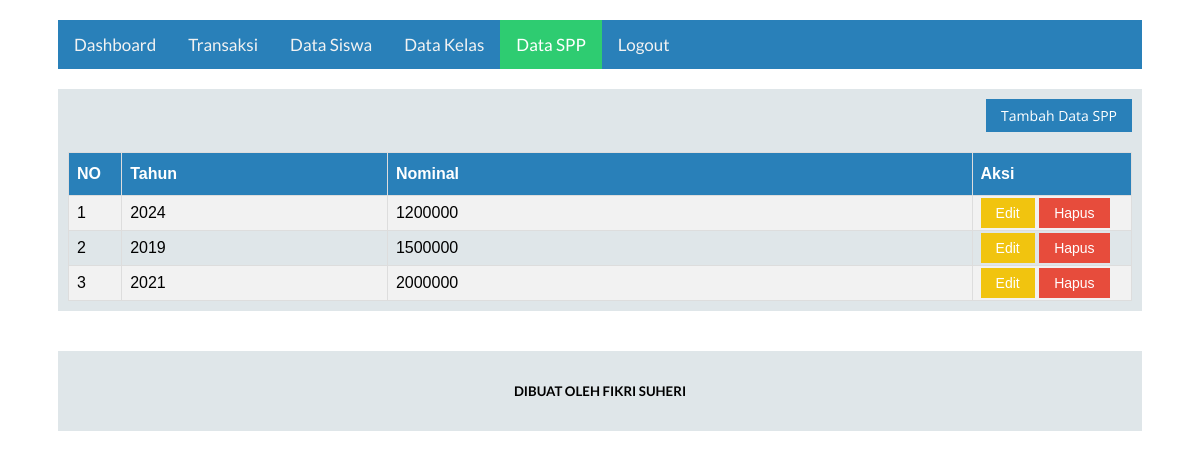
The page /admin/dataspp.php (signed in) on the database its author committed.
### tables this page shows
CREATE TABLE `spp` (
  `id_spp` int(11) NOT NULL,
  `tahun` varchar(4) NOT NULL,
  `nominal` int(11) NOT NULL
);

### admin/functions.php (called while the page is built, shortened)
<?php
function ambildata($conn,$query){
    $data = mysqli_query($conn,$query);
    while($row = mysqli_fetch_assoc($data)){
        $hasil[] = $row;
    }
    return $hasil;
}
?>

### admin/dataspp.php (the view, shortened to what this page needs)
<?php
require 'functions.php';
$query = 'SELECT * FROM spp';
$dataspp = ambildata($conn, $query);
?>
<!DOCTYPE html>
<html lang="en">
<head>
    <link rel="stylesheet" href="../assets/admin/style.css">
    <link rel="stylesheet" href="../assets/fikcss/fikcss.css">
</head>
<body>
<?php require 'header.php' ?>
    <div class="container mt-1">
        <div class="bg-grey p-1">
            <div style="overflow: hidden">
                <a href="dataspptambah.php" class="button open-sans bg-blue" style="float:right">Tambah Data SPP</a>
            </div>
            <div style="overflow: hidden" class="mt-1">
                <table class="table">
                    <tr>
                        <th width="5%">NO</th>
                        <th width="25%">Tahun</th>
                        <th>Nominal</th>
                        <th width="15%">Aksi</th>
                    </tr>
                    <?php $no = 1;
                    foreach ($dataspp as $data) : ?>
                        <tr class="">
                            <td><?= $no++ ?></td>
                            <td><?= $data['tahun'] ?></td>
                            <td><?= $data['nominal'] ?></td>
                            <td>
                                <a href="datasppedit.php?id=<?= $data['id_spp'] ?>" class="button bg-yellow">Edit</a>
                                <a href="dataspphapus.php?id=<?= $data['id_spp'] ?>" onclick=" return confirm('Yakin Menghapus Data ?')" class="button bg-red">Hapus</a>
                            </td>
                        </tr>
                    <?php endforeach; ?>
                </table>
            </div>
        </div>
    </div>
    <?php require 'footer.php' ?>
</body>
</html>

### assets/fikcss/fikcss.css (style rules this page uses)
.container { padding-left: 50px; padding-right: 50px; overflow: hidden; }
.mt-1 { margin-top: 20px; }
.p-1 { padding: 10px; }
.bg-blue { background-color: #2980b9; }
.bg-grey { background-color: #dfe6e9; }
.bg-yellow { background-color: #f1c40f; }
.bg-red { background-color: #e74c3c; }
.open-sans { font-family: "Open Sans", sans-serif; }
.button { border: none; color: white; padding: 7px 15px; text-align: center; text-decoration: none; font-size: 14px; }
.table { font-family: "Trebuchet MS", Arial, Helvetica, sans-serif; border-collapse: collapse; width: 100%; }
.table td, .table th { border: 1px solid #ddd; padding: 8px; }
.table tr:nth-child(even) { background-color: #f2f2f2; }
.table th { padding-top: 12px; padding-bottom: 12px; text-align: left; background-color: #2980b9; color: white; }

### rows shown on the page
spp: tahun "2024", nominal "1200000"
spp: tahun "2019", nominal "1500000"
spp: tahun "2021", nominal "2000000"
